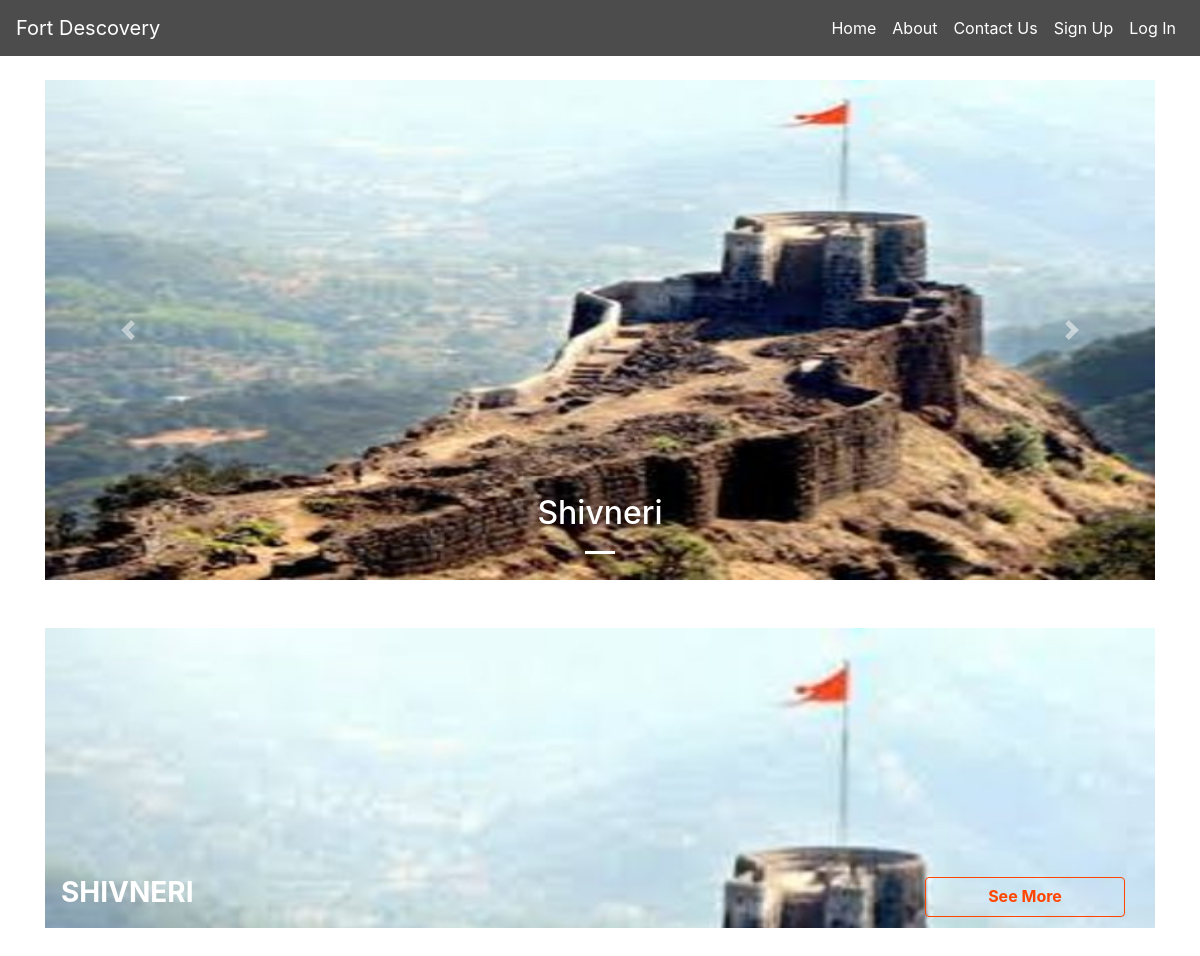
The page / on the database its author committed.
### app/models.py (models this page shows, shortened)
class Fort(models.Model):
    name = models.CharField(max_length=30,null=True)
    desc = models.TextField(max_length=3000,null=True)
    image = models.ImageField(upload_to='app/images',null=True)
    sc1 = models.ImageField(upload_to='app/images',null=True)
    sc2 = models.ImageField(upload_to='app/images',null=True)
    sc3 = models.ImageField(upload_to='app/images',null=True)
    date_filled = models.DateTimeField(default=timezone.now)
    class Meta:
        verbose_name_plural = "Forts"
        verbose_name = "Fort"

### app/views.py (the view)
# urls.py: path('',views.index,name='index'),
def index(request):
    forts = Fort.objects.all().order_by("-date_filled")
    params = {
        'forts':forts,
        'media_url':settings.MEDIA_URL,
        'range':range(1,len(forts)+1),
    }
    return render(request,'app/index.html',params)

### app/templates/app/index.html (shortened to what this page needs)
{% extends 'base.html' %}
{% block body %}
<div class="container" style="margin-top: 80px;">
    <div class="slides">
        <div class="carousel slide" id="my-carousel" data-ride="carousel">
            <div class="carousel-inner">
                {% for fort in forts|slice:":1" %}
                <div class="carousel-item active slide-image">
                    <img src="{{media_url}}{{fort.image}}" alt="demo1">
                    <div class="carousel-caption d-none d-md-block mr-auto">
                        <h2>{{fort.name}}</h2>
                    </div>
                </div>
                {% endfor %}
            </div>
            <ul class="carousel-indicators">
                {% for i in range %}
                <li data-target="#my-carousel" data-slide-to="{{i}}" class="active"></li>
                {% endfor %}
            </ul>
            <a href="#my-carousel" class="carousel-control-prev" data-slide="prev">
                <span class="carousel-control-prev-icon"></span>
            </a>
            <a href="#my-carousel" class="carousel-control-next" data-slide="next">
                <span class="carousel-control-next-icon"></span>
            </a>
        </div>
    </div>
    <section class="my-5" id="forts-lists">
        {% for fort in forts %}
        <div class="row my-4">
            <div class="col">
                <div class="fort" id="{{fort.pk}}" style="background-image: url({{media_url}}{{fort.image}});">
                    <div class="fort-title row">
                        <div class="fort-name col-sm-6 my-auto">
                            <h3 class="ml-3">{{fort.name}}</h3>
                        </div>
                        <div class="butt col-sm-6">
                            <a href="fort/{{fort.name}}" class="btn link-button">See More</a>
                        </div>
                    </div>
                </div>
            </div>
        </div>
        {% endfor %}
    </section>
</div>
{% endblock body %}

### app/templates/app/index.html (style rules this page uses)
.slides { width: 100%; height: 500px; }
.slides .slide-image img { width: 100%; height: 500px; }
#forts-lists .fort { width: 100%; height: 300px; display: flex; align-items: flex-end; background-size: cover; }
#forts-lists .fort .fort-title h3 { color: white; font-weight: bold; text-transform: uppercase; }
.link-button { width: 200px; height: 40px; color: orangered; border: 1px solid orangered; font-weight: bold; transition: 0.7s; }
#forts-lists .fort .fort-title .butt { display: flex; justify-content: flex-end; align-items: center; }
#forts-lists .fort .fort-title { width: 100%; padding: 10px 0; }

### rows shown on the page
Fort: image (picture), name "Shivneri", name "SHIVNERI"
